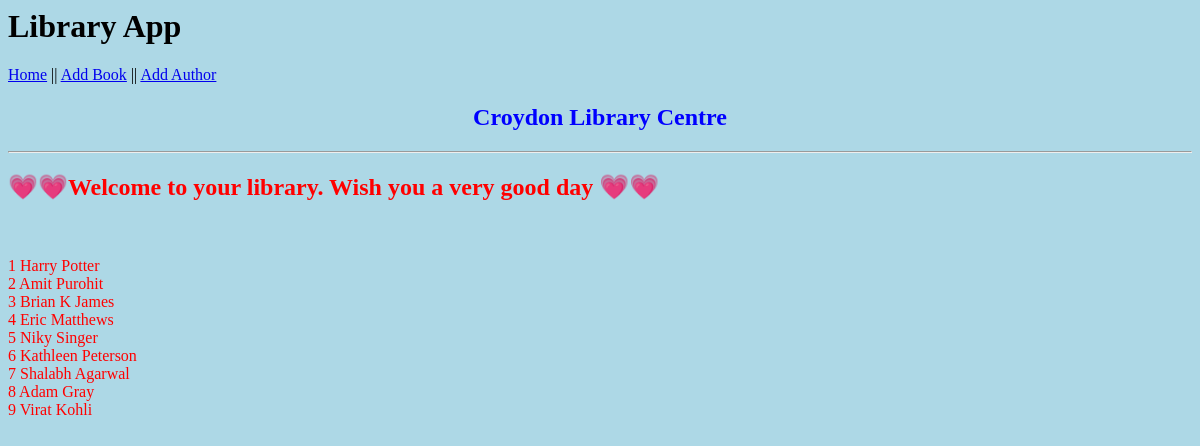
Page /author on the earlier database version.
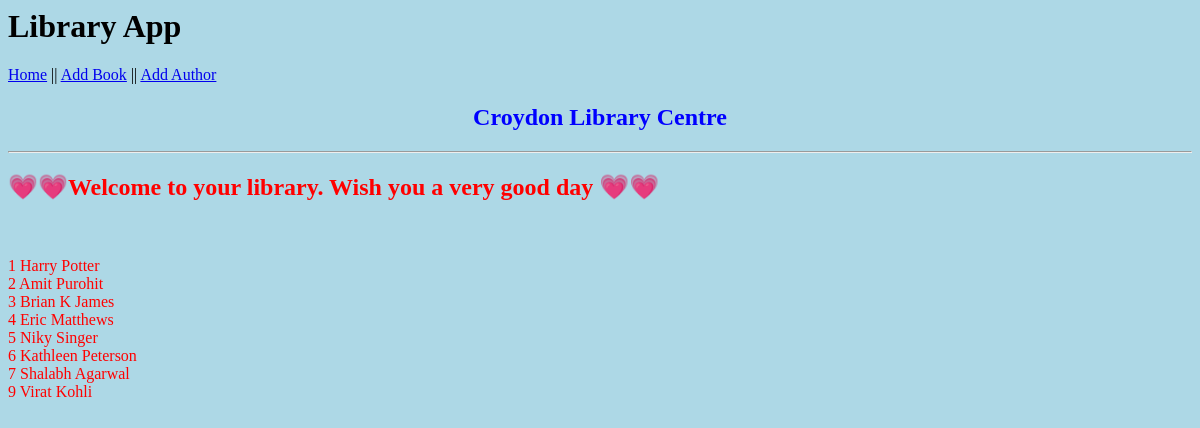
Same page on the later database version.
### application/models.py (models this page shows)
class Author(db.Model):
    id = db.Column(db.Integer, primary_key = True)
    author_name = db.Column(db.String(30))
    books = db.relationship('Book', backref='author')
    def __str__(self):
        return f"{self.author_name}"

### application/routes.py (the view)
@app.route('/author')
def author():
    authors = Author.query.all()
    return render_template('index2.html', authors = authors)

### application/templates/index2.html
{% extends 'layout.html' %}
{% block body %}
<h2 style="color: blue; text-align: center;">Croydon Library Centre</h2>
<hr>
<span style="color:red">
<marquee width="100%" direction="left" height="50px">
<h2>&#128151;&#128151;Welcome to your library. Wish you a very good day &#128151;&#128151;</h2></marquee>
<br><br>
        {% for author in authors %}
        {{ author.id.__str__() + " " + author.__str__() }}
        <br>
        {% endfor %}
{% endblock body %}

Differences in the rows shown:
removed Author: id.__str__ "8 Adam Gray"
